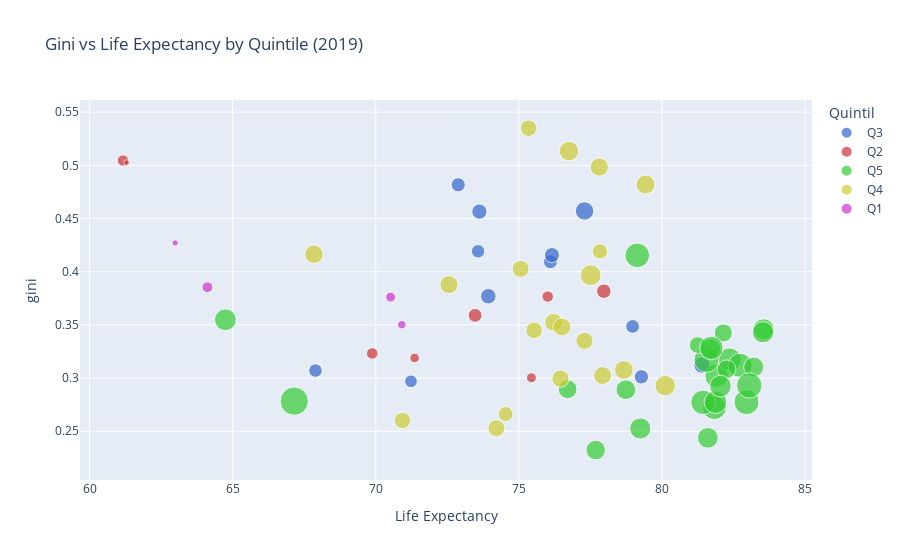

Notebook cell for this chart:
### Markdown cell above
# Formulación de Hipótesis para Análisis de Esperanza de Vida

## Análisis 1: Coeficiente de Gini vs Esperanza de Vida

### Hipótesis Nula (H₀)
No existe una relación estadísticamente significativa entre el coeficiente de Gini (desigualdad de ingresos) y la esperanza de vida. Es decir, las variaciones en la desigualdad económica no tienen un efecto sobre la longevidad de la población.

**Expresión formal:** ρ = 0 (El coeficiente de correlación es igual a cero)

### Hipótesis Alternativa (H₁)
Existe una relación negativa estadísticamente significativa entre el coeficiente de Gini y la esperanza de vida. Es decir, a mayor desigualdad de ingresos (mayor coeficiente de Gini), menor es la esperanza de vida de la población.

**Expresión formal:** ρ < 0 (El coeficiente de correlación es menor que cero)

**Justificación teórica:** La desigualdad económica puede afectar el acceso a servicios de salud, nutrición, educación y condiciones de vida, lo que impactaría negativamente en la longevidad.

---

## Análisis 2: Proporción de Población bajo $6.85/día vs Esperanza de Vida

### Hipótesis Nula (H₀)
No existe una relación estadísticamente significativa entre la proporción de población que vive con menos de $6.85 al día y la esperanza de vida. Es decir, los niveles de pobreza no tienen un efecto sobre la longevidad de la población.

**Expresión formal:** ρ = 0 (El coeficiente de correlación es igual a cero)

### Hipótesis Alternativa (H₁)
Existe una relación negativa estadísticamente significativa entre la proporción de población bajo el umbral de $6.85/día y la esperanza de vida. Es decir, a mayor proporción de población en situación de pobreza, menor es la esperanza de vida.

**Expresión formal:** ρ < 0 (El coeficiente de correlación es menor que cero)

**Justificación teórica:** La pobreza limita el acceso a servicios básicos de salud, alimentación adecuada, agua potable, saneamiento y vivienda digna, factores que son determinantes para una mayor longevidad.

---

## Nivel de Significancia Sugerido
Para ambos análisis se recomienda utilizar α = 0.05 (nivel de confianza del 95%)

### Code cell
import plotly.express as px
import plotly.graph_objects as go

# Filtramos df por 2019
df_2019 = df_final[df_final['Year'] == 2019]

# Define los quintiles y los colores correspondientes
quintiles = df_2019['Quintil'].unique()
colors = [(0.2, 0.4, 0.8), (0.8, 0.2, 0.2), (0.2, 0.8, 0.2), (0.8, 0.8, 0.2), (0.8, 0.2, 0.8)]

# Creamos el color mapping
color_map = {quintil: f'rgb({int(r*255)},{int(g*255)},{int(b*255)})' 
             for quintil, (r,g,b) in zip(quintiles, colors)}

# Creamos el scatterplot
fig = px.scatter(df_2019, 
                x='Life Expectancy', 
                y='gini',
                size='% GDP',
                color='Quintil',
                hover_name='Country',
                title='Gini vs Life Expectancy by Quintile (2019)',
                color_discrete_map=color_map)

fig.show()

### Figure 1 — Plotly figure (JSON) as saved in the notebook; plotly's stock layout.template omitted (floating-point values rounded to 4 significant figures)
{"data": [{"hovertemplate": "<b>%{hovertext}</b><br><br>Quintil=Q3<br>Life Expectancy=%{x}<br>gini=%{y}<br>% GDP=%{marker.size}<extra></extra>", "hovertext": ["Albania", "Cyprus", "Dominican Republic", "Ecuador", "Fiji", "Honduras", "Iran", "Kyrgyzstan", "Paraguay", "Peru", "Russia", "Thailand"], "legendgroup": "Q3", "marker": {"color": "rgb(51,102,204)", "size": [2.929, 3.83, 2.592, 4.871, 2.624, 2.873, 2.79, 2.31, 3.319, 3.257, 3.45, 2.715], "sizemode": "area", "sizeref": 0.02857, "symbol": "circle"}, "mode": "markers", "name": "Q3", "orientation": "v", "showlegend": true, "type": "scatter", "x": [79.28, 81.4, 73.58, 77.3, 67.89, 72.88, 76.1, 71.23, 73.62, 76.16, 73.93, 78.98], "xaxis": "x", "y": [0.3012, 0.3122, 0.4192, 0.4571, 0.3071, 0.4817, 0.4094, 0.297, 0.4565, 0.4156, 0.3769, 0.3486], "yaxis": "y"}, {"hovertemplate": "<b>%{hovertext}</b><br><br>Quintil=Q2<br>Life Expectancy=%{x}<br>gini=%{y}<br>% GDP=%{marker.size}<extra></extra>", "hovertext": ["Armenia", "China", "Egypt", "Georgia", "Mozambique", "Sri Lanka", "Vanuatu", "Zimbabwe"], "legendgroup": "Q2", "marker": {"color": "rgb(204,51,51)", "size": [1.41, 2.995, 1.297, 2.72, 1.841, 1.85, 1.904, 0.4612], "sizemode": "area", "sizeref": 0.02857, "symbol": "circle"}, "mode": "markers", "name": "Q2", "orientation": "v", "showlegend": true, "type": "scatter", "x": [75.44, 77.97, 71.36, 73.47, 61.17, 76.01, 69.88, 61.29], "xaxis": "x", "y": [0.3003, 0.3817, 0.3189, 0.359, 0.5045, 0.3766, 0.3232, 0.5026], "yaxis": "y"}, {"hovertemplate": "<b>%{hovertext}</b><br><br>Quintil=Q5<br>Life Expectancy=%{x}<br>gini=%{y}<br>% GDP=%{marker.size}<extra></extra>", "hovertext": ["Austria", "Belgium", "Canada", "Croatia", "Czechia", "Denmark", "Finland", "France", "Germany", "Greece", "Ireland", "Italy", "Kiribati", "Luxembourg", "Malta", "Marshall Islands", "Netherlands", "Norway", "Portugal", "Serbia", "Slovakia", "Slovenia", "Spain", "Sweden", "United Kingdom", "United States"], "legendgroup": "Q5", "marker": {"color": "rgb(51,204,51)", "size": [7.85, 8.121, 7.652, 5.55, 6.438, 8.5, 7.35, 8.334, 9.04, 3.997, 4.981, 6.38, 11.43, 4.7, 5.72, 6.812, 6.69, 8.95, 5.78, 5.056, 5.45, 6.15, 6.452, 9.22, 7.968, 8.634], "sizemode": "area", "sizeref": 0.02857, "symbol": "circle"}, "mode": "markers", "name": "Q5", "orientation": "v", "showlegend": true, "type": "scatter", "x": [81.91, 81.83, 82.36, 78.74, 79.24, 81.43, 81.87, 82.73, 81.56, 81.25, 82.26, 83.55, 67.15, 82.14, 83.21, 64.75, 82.05, 82.96, 81.7, 76.7, 77.69, 81.6, 83.53, 83.05, 81.72, 79.14], "xaxis": "x", "y": [0.3021, 0.2722, 0.3175, 0.2891, 0.2526, 0.2772, 0.2774, 0.312, 0.3172, 0.331, 0.3083, 0.3459, 0.2783, 0.3424, 0.3104, 0.3548, 0.2925, 0.2774, 0.3276, 0.2895, 0.2323, 0.2438, 0.3431, 0.2931, 0.3283, 0.4154], "yaxis": "y"}, {"hovertemplate": "<b>%{hovertext}</b><br><br>Quintil=Q4<br>Life Expectancy=%{x}<br>gini=%{y}<br>% GDP=%{marker.size}<extra></extra>", "hovertext": ["Belarus", "Bolivia", "Brazil", "Bulgaria", "Colombia", "Costa Rica", "El Salvador", "Estonia", "Hungary", "Latvia", "Lithuania", "Maldives", "Moldova", "North Macedonia", "Panama", "Poland", "Romania", "Turkey", "Ukraine", "Uruguay"], "legendgroup": "Q4", "marker": {"color": "rgb(204,204,51)", "size": [4.13, 4.897, 3.917, 4.19, 5.436, 5.238, 4.715, 5.07, 4.29, 3.96, 4.55, 6, 3.88, 4.26, 4.805, 4.61, 4.58, 3.39, 3.18, 6.254], "sizemode": "area", "sizeref": 0.02857, "symbol": "circle"}, "mode": "markers", "name": "Q4", "orientation": "v", "showlegend": true, "type": "scatter", "x": [74.22, 67.84, 75.34, 75.06, 76.75, 79.43, 72.56, 78.67, 76.45, 75.53, 76.21, 80.12, 70.94, 77.29, 77.81, 77.93, 76.51, 77.83, 74.54, 77.51], "xaxis": "x", "y": [0.2528, 0.4164, 0.5349, 0.4027, 0.5133, 0.4819, 0.3878, 0.3077, 0.2995, 0.3449, 0.3525, 0.2929, 0.2602, 0.3351, 0.4984, 0.3024, 0.348, 0.4191, 0.2662, 0.3968], "yaxis": "y"}, {"hovertemplate": "<b>%{hovertext}</b><br><br>Quintil=Q1<br>Life Expectancy=%{x}<br>gini=%{y}<br>% GDP=%{marker.size}<extra></extra>", "hovertext": ["India", "Indonesia", "Malawi", "Uganda"], "legendgroup": "Q1", "marker": {"color": "rgb(204,51,204)", "size": [1.04, 1.398, 1.674, 0.5742], "sizemode": "area", "sizeref": 0.02857, "symbol": "circle"}, "mode": "markers", "name": "Q1", "orientation": "v", "showlegend": true, "type": "scatter", "x": [70.91, 70.52, 64.12, 62.99], "xaxis": "x", "y": [0.3502, 0.3761, 0.3854, 0.4271], "yaxis": "y"}], "layout": {"legend": {"itemsizing": "constant", "title": {"text": "Quintil"}, "tracegroupgap": 0}, "title": {"text": "Gini vs Life Expectancy by Quintile (2019)"}, "xaxis": {"anchor": "y", "domain": [0, 1], "title": {"text": "Life Expectancy"}}, "yaxis": {"anchor": "x", "domain": [0, 1], "title": {"text": "gini"}}}}
